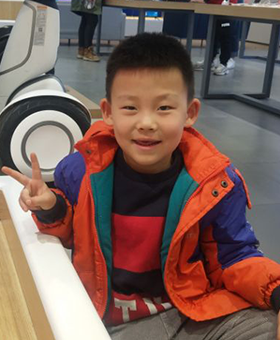
#> input picture Python.OpenCV.From.Novice.To.Practice/code/04/08/4.27.png, 280 x 340 px
$ python Demo_08.py
#> lines starting #> are read from the running program, lines starting #| are printed output that depends on the picture; after the words box and inside, x2 and y2 are one past the last pixel; in counts of white or black regions, pixels touching at a corner belong together
import cv2

image = cv2.imread("4.27.png") # 读取4.27.png
#> image is the input picture: shape (340, 280, 3); mean B, G, R 87.8, 95.7, 123.8
image_Gray = cv2.cvtColor(image, cv2.COLOR_BGR2GRAY) # 将4.27.png转换为灰度图像
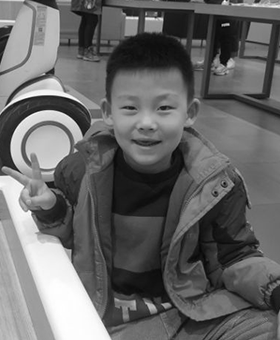
#> image_Gray: shape (340, 280); min 0, max 255, mean 103.2
t1, dst1 = cv2.threshold(image_Gray, 127, 255, cv2.THRESH_BINARY) # 二值化阈值处理
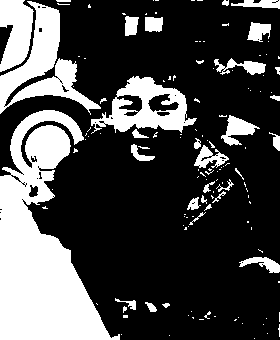
#> dst1: shape (340, 280); 28.4% white; 132 white regions (99 under 20 px), largest, box (x1, y1, x2, y2) and area: (0, 110, 120, 340) 14330, (0, 1, 101, 115) 3950, (91, 76, 197, 134) 2799
t2, dst2 = cv2.threshold(image_Gray, 127, 255, cv2.THRESH_BINARY_INV) # 反二值化阈值处理
t3, dst3 = cv2.threshold(image_Gray, 127, 255, cv2.THRESH_TOZERO) # 低于阈值零处理
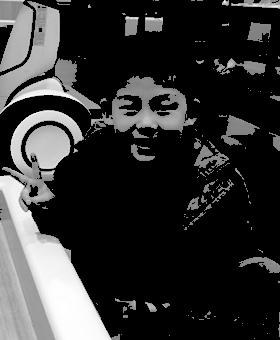
#> dst3: shape (340, 280); min 0, max 255, mean 51.1
t4, dst4 = cv2.threshold(image_Gray, 127, 255, cv2.THRESH_TOZERO_INV) # 超出阈值零处理
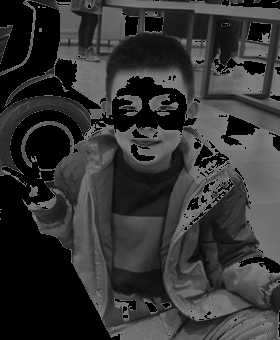
#> dst4: shape (340, 280); min 0, max 127, mean 52
t5, dst5 = cv2.threshold(image_Gray, 127, 255, cv2.THRESH_TRUNC) # 截断处理
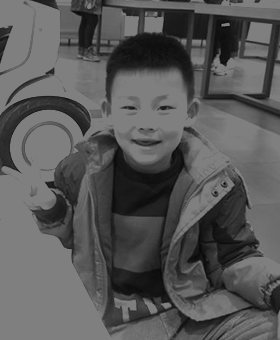
#> dst5: shape (340, 280); min 0, max 127, mean 88.1
# 分别显示经过5种阈值类型处理后的图像
cv2.imshow("BINARY", dst1)
cv2.imshow("BINARY_INV", dst2)
cv2.imshow("TOZERO", dst3)
cv2.imshow("TOZERO_INV", dst4)
cv2.imshow("TRUNC", dst5)
cv2.waitKey() # 按下任何键盘按键后
cv2.destroyAllWindows() # 销毁所有窗口
